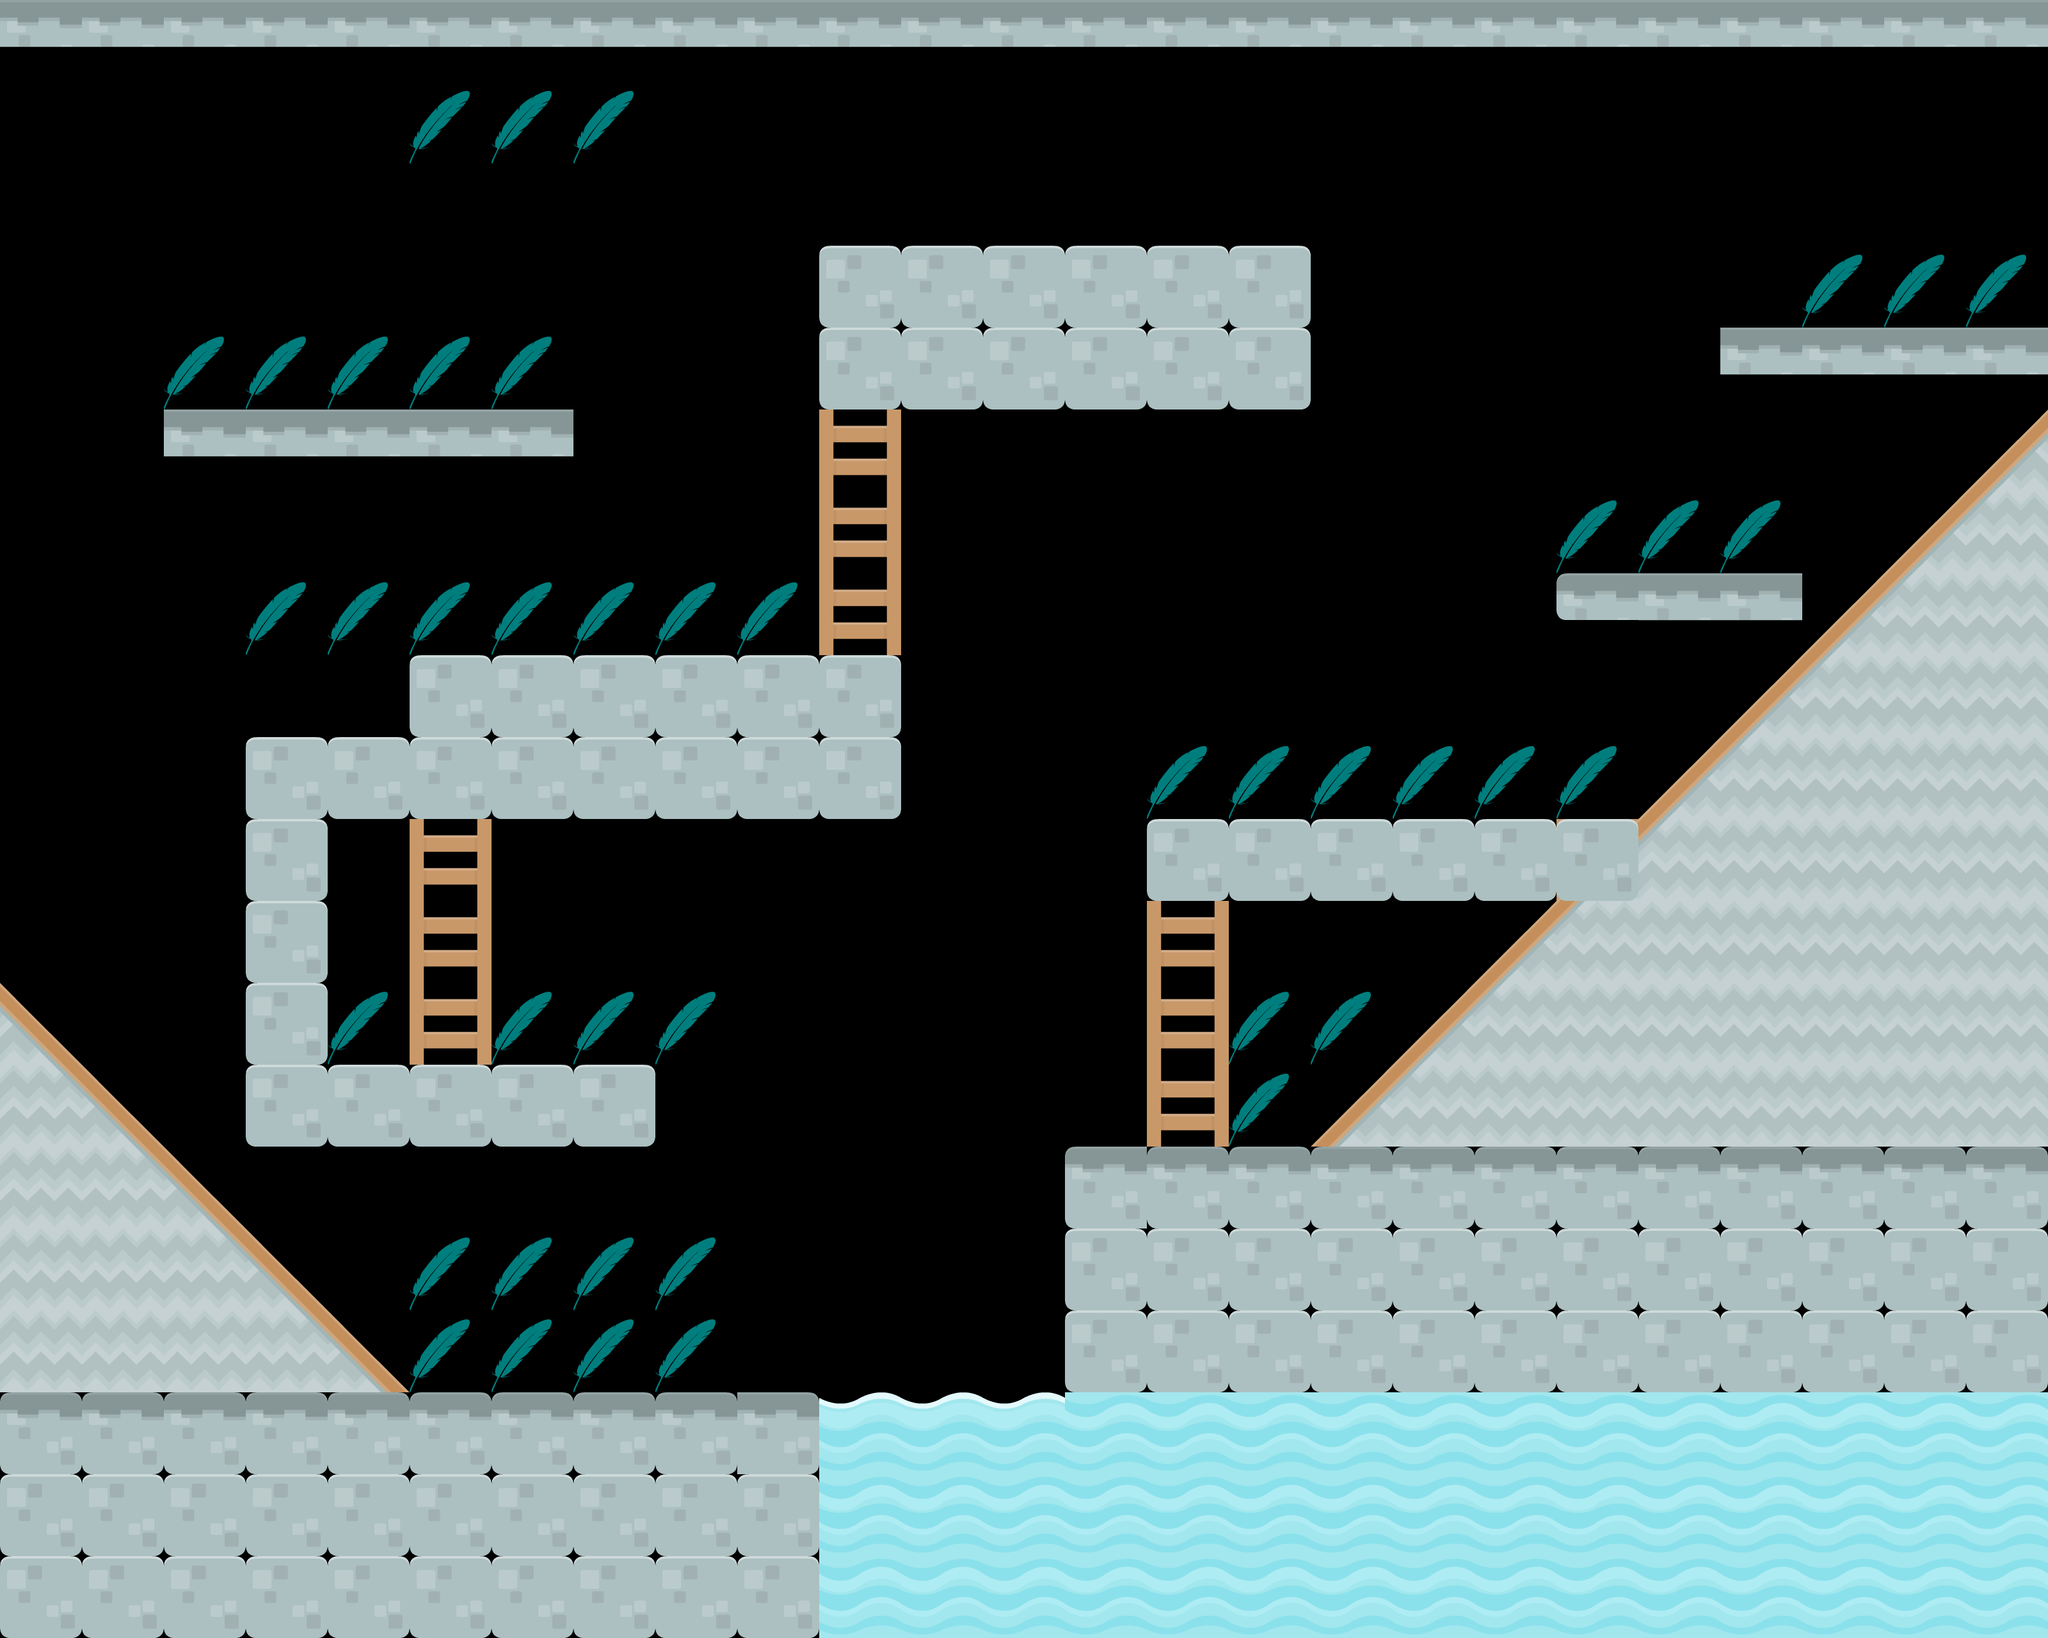

The image is a tile-based game level rendered from a .tmx file. Its description and source (layers, tilesets, objects; grid data summarised) follow:
An orthogonal 25x20 tile map with 128x128 px tiles, 5 tile layers (frente, monedas, fondo, no tocar, ...).

<map version="1.2" tiledversion="2019.04.25" orientation="orthogonal" renderorder="right-down" width="25" height="20" tilewidth="128" tileheight="128" infinite="0" nextlayerid="6" nextobjectid="1">
 <tileset firstgid="1" name="mispatrones" tilewidth="128" tileheight="128" tilecount="18" columns="0">
  <grid orientation="orthogonal" width="1" height="1" />
  <tile id="15">
   <image width="128" height="128" source="images/tiles/stoneLeft.png" />
  </tile>
  <tile id="16">
   <image width="128" height="128" source="images/tiles/stoneMid.png" />
  </tile>
  <tile id="17">
   <image width="128" height="128" source="images/tiles/stoneRight.png" />
  </tile>
  <tile id="18">
   <image width="128" height="128" source="images/tiles/stone.png" />
  </tile>
  <tile id="19">
   <image width="128" height="128" source="images/tiles/stoneHalf.png" />
  </tile>
  <tile id="20">
   <image width="128" height="128" source="images/tiles/stoneHalf_left.png" />
  </tile>
  <tile id="21">
   <image width="128" height="128" source="images/tiles/stoneHalf_mid.png" />
  </tile>
  <tile id="22">
   <image width="128" height="128" source="images/tiles/water.png" />
  </tile>
  <tile id="23">
   <image width="128" height="128" source="images/tiles/waterTop_high.png" />
  </tile>
  <tile id="24">
   <image width="128" height="128" source="images/tiles/brickGrey.png" />
  </tile>
  <tile id="25">
   <image width="128" height="128" source="images/tiles/dirtCorner_left.png" />
  </tile>
  <tile id="26">
   <image width="128" height="128" source="images/tiles/dirtHill_left.png" />
  </tile>
  <tile id="27">
   <image width="128" height="128" source="images/tiles/dirtCorner_right.png" />
  </tile>
  <tile id="28">
   <image width="128" height="128" source="images/tiles/dirtHill_right.png" />
  </tile>
  <tile id="29">
   <image width="128" height="128" source="images/tiles/dirtCenter.png" />
  </tile>
  <tile id="30">
   <image width="128" height="128" source="images/tiles/ladderMid.png" />
  </tile>
  <tile id="31">
   <image width="94" height="114" source="images/items/pluma.png" />
  </tile>
  <tile id="32">
   <image width="128" height="128" source="images/tiles/spikes.png" />
  </tile>
 </tileset>
 <layer id="2" name="frente" width="25" height="20">
  <data>[500 cells, 0 non-empty, 0 distinct tile ids]</data>
 </layer>
 <layer id="1" name="monedas" width="25" height="20" opacity="0.99">
  <data>[500 cells, 45 non-empty, 2 distinct tile ids]</data>
 </layer>
 <layer id="3" name="fondo" width="25" height="20">
  <data>[500 cells, 68 non-empty, 6 distinct tile ids]</data>
 </layer>
 <layer id="4" name="no tocar" width="25" height="20">
  <data>[500 cells, 45 non-empty, 2 distinct tile ids]</data>
 </layer>
 <layer id="5" name="plataforma" width="25" height="20">
  <data>[500 cells, 180 non-empty, 8 distinct tile ids]</data>
 </layer>
</map>
